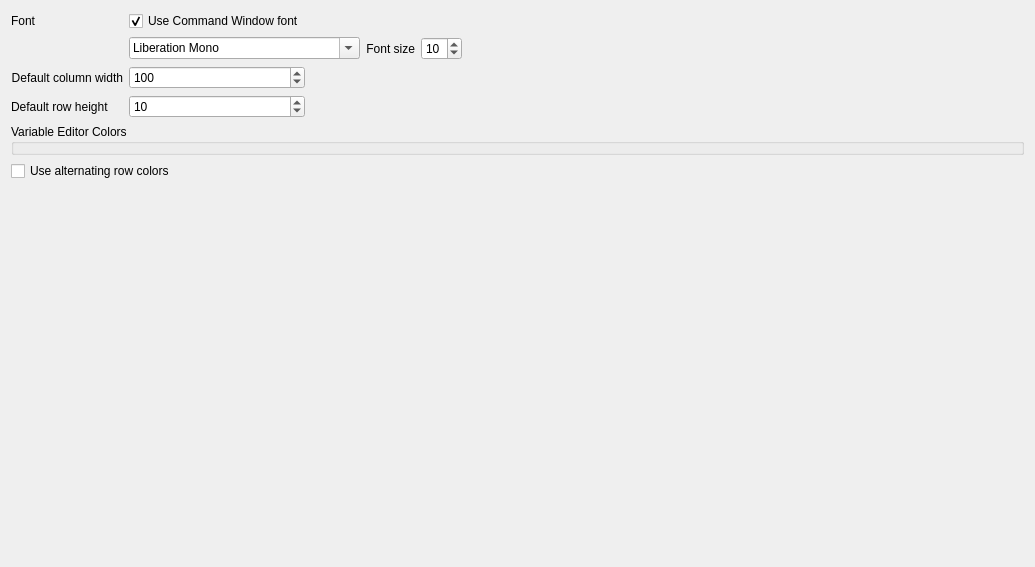
         <widget class="QWidget" name="scrollAreaWidgetContents_3">
          <property name="geometry">
           <rect>
            <x>0</x>
            <y>0</y>
            <width>1035</width>
            <height>567</height>
           </rect>
          </property>
          <layout class="QVBoxLayout" name="verticalLayout_vesc_manual">
           <property name="geometry" stdset="0">
            <rect>
             <x>0</x>
             <y>0</y>
             <width>678</width>
             <height>384</height>
            </rect>
           </property>
           <item>
            <layout class="QVBoxLayout" name="verticalLayout_ve">
             <item>
              <layout class="QGridLayout" name="gridLayout_ve">
               <item row="1" column="3">
                <widget class="QLabel" name="label_26">
                 <property name="text">
                  <string>Font size</string>
                 </property>
                 <property name="alignment">
                  <set>Qt::AlignRight|Qt::AlignTrailing|Qt::AlignVCenter</set>
                 </property>
                </widget>
               </item>
               <item row="4" column="0">
                <widget class="QLabel" name="label_27">
                 <property name="text">
                  <string>Default row height</string>
                 </property>
                </widget>
               </item>
               <item row="3" column="0">
                <widget class="QLabel" name="label_ve_colwidth">
                 <property name="text">
                  <string>Default column width</string>
                 </property>
                 <property name="alignment">
                  <set>Qt::AlignRight|Qt::AlignTrailing|Qt::AlignVCenter</set>
                 </property>
                </widget>
               </item>
               <item row="1" column="4">
                <widget class="QSpinBox" name="varedit_fontSize">
                 <property name="value">
                  <number>10</number>
                 </property>
                </widget>
               </item>
               <item row="1" column="1" colspan="2">
                <widget class="QFontComboBox" name="varedit_font">
                 <property name="currentFont">
                  <font>
                   <family>Liberation Mono</family>
                  </font>
                 </property>
                </widget>
               </item>
               <item row="4" column="6">
                <spacer name="horizontalSpacer_ve">
                 <property name="orientation">
                  <enum>Qt::Horizontal</enum>
                 </property>
                 <property name="sizeHint" stdset="0">
                  <size>
                   <width>40</width>
                   <height>20</height>
                  </size>
                 </property>
                </spacer>
               </item>
               <item row="4" column="1">
                <widget class="QSpinBox" name="varedit_rowHeight">
                 <property name="value">
                  <number>10</number>
                 </property>
                </widget>
               </item>
               <item row="3" column="1">
                <widget class="QSpinBox" name="varedit_columnWidth">
                 <property name="maximum">
                  <number>500</number>
                 </property>
                 <property name="value">
                  <number>100</number>
                 </property>
                </widget>
               </item>
               <item row="0" column="1">
                <widget class="QCheckBox" name="varedit_useTerminalFont">
                 <property name="text">
                  <string>Use Command Window font</string>
                 </property>
                 <property name="checked">
                  <bool>true</bool>
                 </property>
                </widget>
               </item>
               <item row="0" column="0">
                <widget class="QLabel" name="label_25">
                 <property name="text">
                  <string>Font</string>
                 </property>
                 <property name="alignment">
                  <set>Qt::AlignLeading|Qt::AlignLeft|Qt::AlignVCenter</set>
                 </property>
                </widget>
               </item>
              </layout>
             </item>
             <item>
              <widget class="QGroupBox" name="varedit_colors_box">
               <property name="title">
                <string>Variable Editor Colors</string>
               </property>
              </widget>
             </item>
            </layout>
           </item>
           <item>
            <widget class="QCheckBox" name="varedit_alternate">
             <property name="enabled">
              <bool>true</bool>
             </property>
             <property name="text">
              <string>Use alternating row colors</string>
             </property>
            </widget>
           </item>
           <item>
            <spacer name="verticalSpacer_4">
             <property name="orientation">
              <enum>Qt::Vertical</enum>
             </property>
             <property name="sizeHint" stdset="0">
              <size>
               <width>20</width>
               <height>40</height>
              </size>
             </property>
            </spacer>
           </item>
          </layout>
         </widget>
